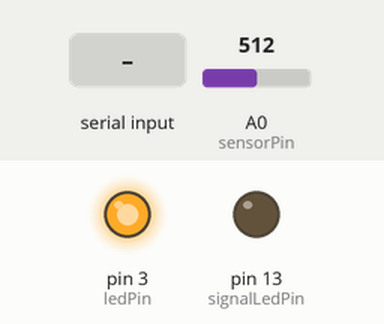
Bench run of a sketch on a simulated Arduino Uno, built with avr-gcc and run on an emulated ATmega328P. On the bench: output pins drawn as LEDs (lit = HIGH). Inputs (shaded band) come from the test bench; at power-on: A0 (sensorPin) = 512.

Above: at 1.2 s.
1.3 s: A0 (sensorPin) set to 546
At 1.9 s:
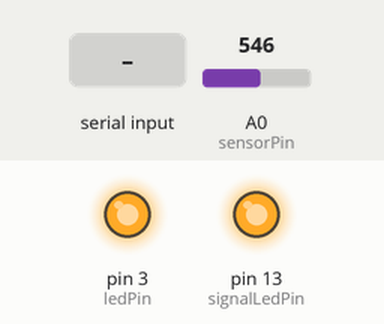
2.8 s: "!!!\n" received over Serial
At 4.0 s:
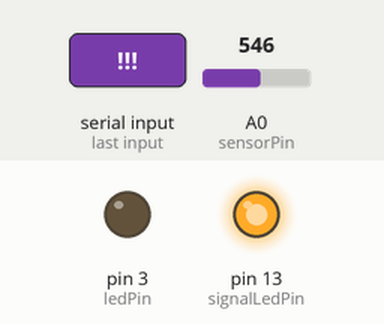
4.3 s: A0 (sensorPin) set to 507
5.8 s: A0 (sensorPin) set to 476
At 6.6 s:
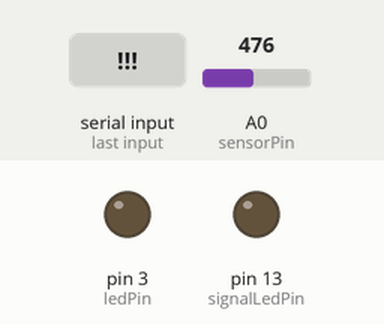
7.3 s: "!!!\n" received over Serial
At 8.4 s:
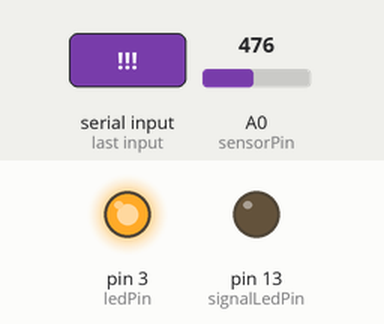
8.9 s: A0 (sensorPin) set to 716
At 10.1 s:
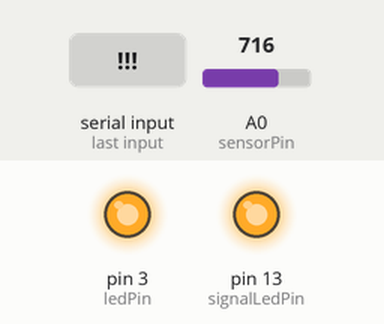
Timing chart, 0 to 11.4 s (numbered marks = the images above; inputs shaded):
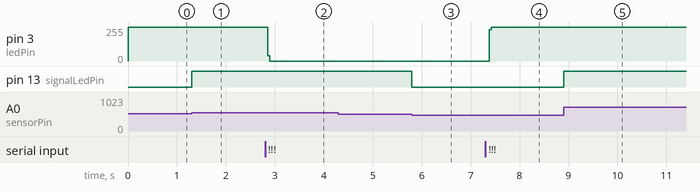

The sketch:

auroraLink16.ino
```cpp
/*
 * Aurora-Link v3.5 - "The Disciplined Steward"
 * * FEATURES:
 * - Starts in Sighting Mode (Steady Green).
 * - "!!!" (once): Forces Sighting Mode (Steady Green).
 * - "!!!" (twice): Hard Disables Beacon (Force Off).
 * - In Hard Disable, system will NOT auto-wake from light or data.
 * - Requires manual "!!!" to re-enable operation.
 */

const int ledPin = 3;           // Main Green Beacon/Data LED
const int signalLedPin = 13;    // Onboard status LED
const int sensorPin = A0;       // CdS Voltage Divider

String inputBuffer = "";
bool sightingMode = true;       // Start in sighting mode
bool hardDisable = false;       // Manual override lock
unsigned long lastActivity = 0;
const unsigned long timeout = 15000; // 15 seconds

const int threshold = 512;      // Software midpoint
const int hysteresis = 20;

void setup() {
  Serial.begin(1200);
  pinMode(ledPin, OUTPUT);
  pinMode(signalLedPin, OUTPUT);
  inputBuffer.reserve(10);

  digitalWrite(ledPin, HIGH);   // Initial Sighting Beacon
  lastActivity = millis();
}

void loop() {
  unsigned long currentTime = millis();
  int sensorValue = analogRead(sensorPin);

  // 1. MONITOR PC DATA (USB)
  if (Serial.available() > 0) {
    char inChar = (char)Serial.read();

    // Always listen for the "!!!" toggle command
    if (inChar == '\r' || inChar == '\n') {
      if (inputBuffer == "!!!") {
        if (!hardDisable) {
          // If active, enter Hard Disable
          hardDisable = true;
          sightingMode = false;
          digitalWrite(ledPin, LOW);
        } else {
          // If disabled, toggle back to Sighting Mode
          hardDisable = false;
          sightingMode = true;
          digitalWrite(ledPin, HIGH);
        }
      }
      inputBuffer = "";
    } else {
      inputBuffer += inChar;
      if (inputBuffer.length() > 8) inputBuffer = "";
    }

    // Only process data if NOT in Hard Disable
    if (!hardDisable) {
      lastActivity = currentTime;
      if (sightingMode) sightingMode = false;
      transmitByte(inChar);
    }
  }

  // 2. MONITOR INCOMING LIGHT (CdS)
  static bool isLightDetected = false;
  if (!isLightDetected && sensorValue > (threshold + hysteresis)) {
    isLightDetected = true;
    digitalWrite(signalLedPin, HIGH);

    // Only allow wake-up and activity tracking if NOT Hard Disabled
    if (!hardDisable) {
      lastActivity = currentTime;
      if (sightingMode) sightingMode = false;
    }
  }
  else if (isLightDetected && sensorValue < (threshold - hysteresis)) {
    isLightDetected = false;
    digitalWrite(signalLedPin, LOW);
  }

  // 3. THE HEALING LOGIC
  // Only auto-revert to beacon if system is active and not hard-disabled
  if (!sightingMode && !hardDisable && (currentTime - lastActivity > timeout)) {
    sightingMode = true;
    digitalWrite(ledPin, HIGH);
  }
}

void transmitByte(char c) {
  unsigned int bitTime = 833;
  digitalWrite(ledPin, LOW); // Start
  delayMicroseconds(bitTime);
  for (int i = 0; i < 8; i++) {
    digitalWrite(ledPin, bitRead(c, i));
    delayMicroseconds(bitTime);
  }
  digitalWrite(ledPin, HIGH); // Stop
  delayMicroseconds(bitTime);
}
```

Measured:
- the behaviour switches between 532 and 533 on A0 (sensorPin) (found by bisection; images 0 and 1)
- the behaviour switches between 492 and 491 on A0 (sensorPin) (found by bisection; images 2 and 3)
- after the input at 1.3 s, pin 13 (signalLedPin): LOW → HIGH at once
- after the input at 2.8 s, pin 3 (ledPin): 255/255 → 0/255 after 0.05 s
- after the input at 4.3 s, every drawn part: stays the same
- after the input at 5.8 s, pin 13 (signalLedPin): HIGH → LOW at once
- after the input at 7.3 s, pin 3 (ledPin): 0/255 → 255/255 after 0.08 s
- after the input at 8.9 s, pin 13 (signalLedPin): LOW → HIGH at once
